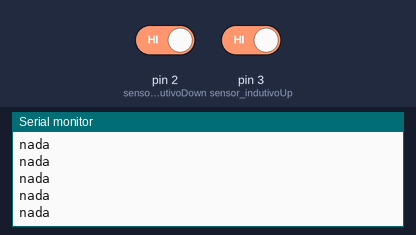
The sketch below on a simulated Arduino Uno, built with avr-gcc and run on an emulated ATmega328P. Shown: the last lines printed to the serial monitor. The test bench sets the inputs (shaded band); at power-on: pin 2 (sensor_indutivoDown) HIGH, pin 3 (sensor_indutivoUp) HIGH.

Above: at 1.2 s.
1.3 s: pin 2 (sensor_indutivoDown) driven LOW
At 1.41 s:
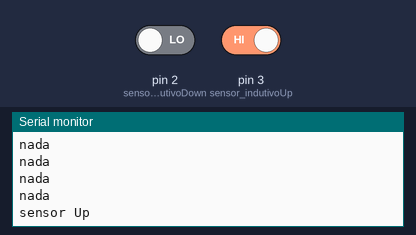
3.3 s: pin 3 (sensor_indutivoUp) driven LOW
At 3.41 s:
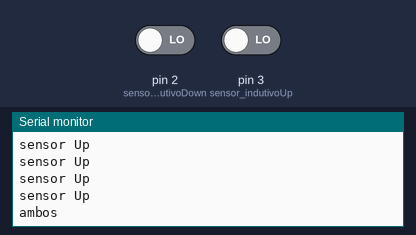
5.3 s: pin 2 (sensor_indutivoDown) driven HIGH
At 5.41 s:
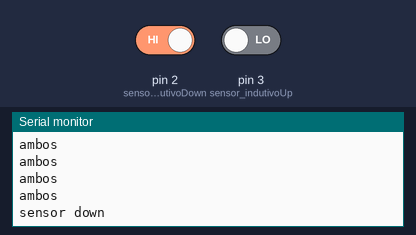

The sketch:

Sensores_indutivos.ino
```cpp
const int sensor_indutivoDown = 2; //Sensor acoplado à chapa //fio verde ground e marrom e branco nas portas
const int sensor_indutivoUp = 3; //Sensor acoplado à chapa
int manualDown; //Varável de registro da leitura do sensor indutivo
int manualUp; //Varável de registro da leitura do sensor indutivo
void setup()
{
  Serial.begin(9600);
  //i/o
  pinMode(sensor_indutivoDown, INPUT_PULLUP);
  pinMode(sensor_indutivoUp, INPUT_PULLUP);
  Serial.print("Start\n\n");
}
void loop() {
  manualUp = digitalRead(sensor_indutivoUp);
  manualDown = digitalRead(sensor_indutivoDown);
  delay(100);
  if (manualUp == 0 && manualDown==0)
  {
    Serial.print("ambos\n");
  }
  else if (manualUp == 0 && manualDown==1)
  {
    Serial.print("sensor down\n");
  }

  else if (manualUp == 1 && manualDown==0)
  {
    Serial.print("sensor Up\n");
  }

  else if (manualUp == 1 && manualDown==1)
  {
    Serial.print("nada\n");
  }
}
```

Measured:
- after the input at 1.3 s, the serial monitor: prints a new line after 0.10 s (image 1)
- after the input at 3.3 s, the serial monitor: prints a new line after 0.10 s (image 2)
- after the input at 5.3 s, the serial monitor: prints a new line after 0.10 s (image 3)
